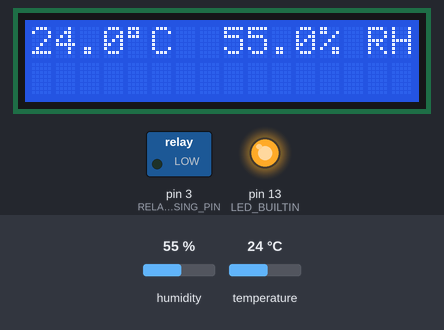
Simulated run of this sketch. Board: Arduino Uno, built with avr-gcc and run on an emulated ATmega328P. On the bench: 16×2 character LCD, switched loads named in the sketch (green lamp = pin HIGH), output pins drawn as LEDs (lit = HIGH). The inputs (shaded band) are chosen by the test bench; at power-on: humidity 55 %, temperature 24 °C. What the sketch prints to the serial monitor is not drawn.

Above: at 0.5 s.
At 10.5 s:
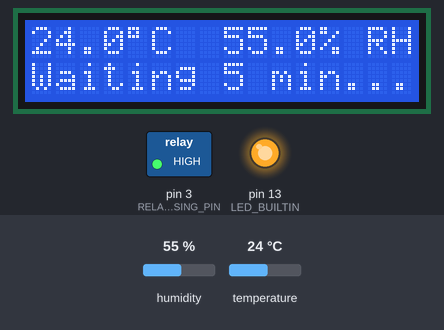
Timing chart, 0 to 12.0 s (numbered marks = the images above):
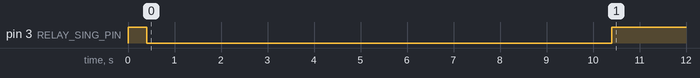

The sketch:

shuttersocks.ino
```cpp
#include <Adafruit_Sensor.h>
#include <DHT.h>
#include <DHT_U.h>
#include <LiquidCrystal_I2C.h>

#define DHTPIN 2     // Digital pin connected to the DHT sensor
#define DHTTYPE    DHT22     // DHT 22 (AM2302)

DHT_Unified dht(DHTPIN, DHTTYPE);
LiquidCrystal_I2C lcd(0x27, 16, 2);
sensors_event_t event;
sensor_t sensor;

int RELAY_SING_PIN = 3;
float relative_humidity_cutoff = 80;
float atomize_efficiency = 0.6; // increased rh per second
float atomize_sec;
float atomize_sec_max = 10.0;
float atomize_sec_min = 0.5;
float equilibration_minutes = 3.0;

void lcd_print_temp(float temp) {
    lcd.setCursor(0, 0);
    lcd.print(temp, 1);
    lcd.print(char(223));
    lcd.print(F("C"));
}

void lcd_print_rh(float rh) {
    lcd.setCursor(8, 0);
    lcd.print(rh, 1);
    lcd.print(F("% RH"));
}

void setup()
{
  pinMode(LED_BUILTIN, OUTPUT);
  pinMode(RELAY_SING_PIN, OUTPUT);

  digitalWrite(LED_BUILTIN, HIGH);
  digitalWrite(RELAY_SING_PIN, HIGH);

  Serial.begin(9600);

  dht.begin();
  dht.temperature().getSensor(&sensor);
  Serial.println(F("------------------------------------"));
  Serial.print  (F("Sensor Type: ")); Serial.println(sensor.name);
  Serial.print  (F("Driver Ver:  ")); Serial.println(sensor.version);
  Serial.print  (F("Unique ID:   ")); Serial.println(sensor.sensor_id);
  Serial.println(F("------------------------------------"));
  Serial.println(F("Temperature Sensor"));
  Serial.print  (F("Max Value:   ")); Serial.print(sensor.max_value); Serial.println(F("°C"));
  Serial.print  (F("Min Value:   ")); Serial.print(sensor.min_value); Serial.println(F("°C"));
  Serial.print  (F("Resolution:  ")); Serial.print(sensor.resolution); Serial.println(F("°C"));
  Serial.println(F("------------------------------------"));
  dht.humidity().getSensor(&sensor);
  Serial.println(F("Humidity Sensor"));
  Serial.print  (F("Max Value:   ")); Serial.print(sensor.max_value); Serial.println(F("%"));
  Serial.print  (F("Min Value:   ")); Serial.print(sensor.min_value); Serial.println(F("%"));
  Serial.print  (F("Resolution:  ")); Serial.print(sensor.resolution); Serial.println(F("%"));
  Serial.println(F("------------------------------------"));

  lcd.init();
  lcd.backlight();
}

void get_sensor_data(DHT_Unified dht, sensors_event_t event) {
  dht.temperature().getEvent(&event);
  if (isnan(event.temperature)) {
    Serial.println(F("Error reading temperature!"));
  }
  else {
    Serial.print(F("Temperature: "));
    Serial.print(event.temperature);
    Serial.println(F("°C"));
    lcd_print_temp(event.temperature);
  }

  dht.humidity().getEvent(&event);
  if (isnan(event.relative_humidity)) {
    Serial.println(F("Error reading humidity!"));
  }
  else {
    Serial.print(F("Humidity: "));
    Serial.print(event.relative_humidity);
    Serial.println(F("%"));
    lcd_print_rh(event.relative_humidity);
  }
}

void atomize(float rh) {
  if (rh < relative_humidity_cutoff) {
    atomize_sec = (relative_humidity_cutoff - rh)/atomize_efficiency;
    if (atomize_sec > atomize_sec_max) {
      atomize_sec = atomize_sec_max;
    }
    else if (atomize_sec < atomize_sec_min) {
      atomize_sec = atomize_sec_min;
    }
    digitalWrite(RELAY_SING_PIN, LOW);
    delay(atomize_sec * 1000);
  }
  digitalWrite(RELAY_SING_PIN, HIGH);
}

void equilibrate(float equilibration_minutes) {
  lcd.setCursor(0, 1);
  lcd.print(F("Waiting 5 min..."));
  delay(equilibration_minutes * 1000 * 60);
}

void loop() {
  get_sensor_data(dht, event);
  atomize(event.relative_humidity);
  equilibrate(equilibration_minutes);
  delay(100);
}
```

Measured:
- by itself, pin 3 (RELAY_SING_PIN): HIGH → LOW at 0.41 s, → HIGH 10.0 s later
- what the display in image 0 shows lasts 10.0 s, from 0.4 s to 10.4 s
